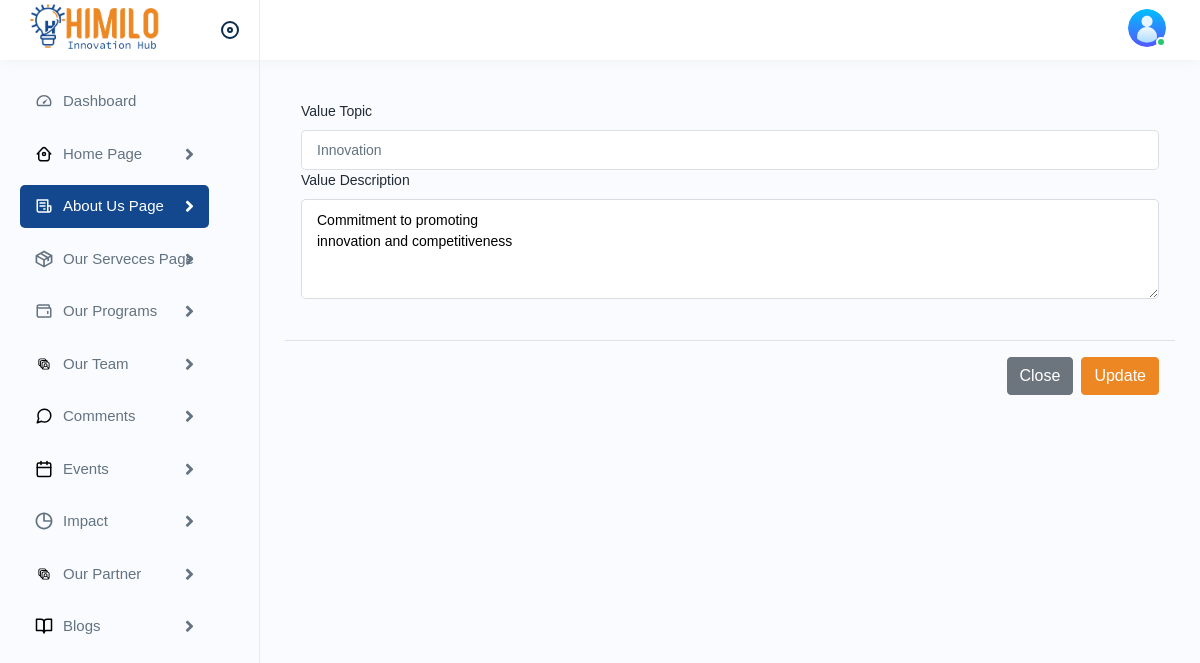
The page /admin/update_val.php?val_id=8 (signed in) on the database its author committed.
### tables this page shows
CREATE TABLE `users` (
  `id` int(11) NOT NULL,
  `user_name` varchar(255) NOT NULL,
  `f_name` varchar(255) NOT NULL,
  `l_name` varchar(255) NOT NULL,
  `image` longtext NOT NULL,
  `email` varchar(255) NOT NULL,
  `phone` varchar(255) NOT NULL,
  `my_password` varchar(255) NOT NULL,
  `create_date` timestamp NOT NULL DEFAULT current_timestamp() ON UPDATE current_timestamp()
);

CREATE TABLE `our_val` (
  `id` int(11) NOT NULL,
  `topic` varchar(255) NOT NULL,
  `val_topic` text NOT NULL,
  `val_text` text NOT NULL,
  `create_date` timestamp NOT NULL DEFAULT current_timestamp() ON UPDATE current_timestamp()
);

### admin/update_val.php (the view, shortened to what this page needs)
<?php
include "conn.php";
?>
<!DOCTYPE html>
<html lang="en">
<head>
<link href="https://cdn.jsdelivr.net/npm/bootstrap@5.1.3/dist/css/bootstrap.min.css" rel="stylesheet">
<link rel="stylesheet" href="assets/css/bootstrap.min.css">
<link rel="stylesheet" href="assets/css/animate.css">
<link rel="stylesheet" href="assets/css/dataTables.bootstrap4.min.css">
<link rel="stylesheet" href="assets/plugins/fontawesome/css/fontawesome.min.css">
<link rel="stylesheet" href="assets/plugins/fontawesome/css/all.min.css">
<link rel="stylesheet" href="assets/css/style.css">
<link rel="stylesheet" href="https://cdn.jsdelivr.net/npm/alertifyjs/build/css/alertify.min.css" />
<link rel="stylesheet" href="https://cdn.jsdelivr.net/npm/alertifyjs/build/css/themes/default.min.css" />
</head>
<body>
<div class="main-wrapper">
<div class="sidebar" id="sidebar">
<div class="sidebar-inner slimscroll">
<div id="sidebar-menu" class="sidebar-menu">
<ul>
<li class="">
<a href="index.php"><img src="assets/img/icons/dashboard.svg" alt="img"><span> Dashboard</span> </a>
</li>
<li class="submenu ">
<a  href="javascript:void(0);"><img src="assets/img/icons/house.svg" alt="img"><span> Home Page</span> <span class="menu-arrow"></span></a>
</li>
<li class="submenu">
<a class="active" href="javascript:void(0);"><img src="assets/img/icons/purchase1.svg" alt="img"><span> About Us Page</span> <span class="menu-arrow"></span></a>
</li>
<li class="submenu">
<a  href="javascript:void(0);"><img src="assets/img/icons/product.svg" alt="img"><span> Our Serveces Page</span> <span class="menu-arrow"></span></a>
</li>
<li class="submenu">
<a href="our_prog.php"><img src="assets/img/icons/expense1.svg" alt="img"><span> Our Programs</span> <span class="menu-arrow"></span></a>
</li>
<li class="submenu">
<a href="javascript:void(0);"><img src="assets/img/icons/users.svg" alt="img"><span> Our Team</span> <span class="menu-arrow"></span></a>
</li>
<li class="submenu">
<a href="javascript:void(0);"><img src="assets/img/icons/coment.svg" alt="img"><span> Comments</span> <span class="menu-arrow"></span></a>
</li>
<li class="submenu">
<a href="javascript:void(0);"><img src="assets/img/icons/calendar.svg" alt="img"><span> Events</span> <span class="menu-arrow"></span></a>
</li>
<li class="submenu">
<a href="javascript:void(0);"><img src="assets/img/icons/time.svg" alt="img"><span>Impact</span> <span class="menu-arrow"></span></a>
</li>
<li class="submenu">
<a href="javascript:void(0);"><img src="assets/img/icons/users.svg" alt="img"><span>Our Partner</span> <span class="menu-arrow"></span></a>
</li>
<li class="submenu">
<a href="javascript:void(0);"><img src="assets/img/icons/book-open.svg" alt="img"><span>Blogs</span> <span class="menu-arrow"></span></a>
</li>
</ul>
</div>
</div>
</div>
<?php
include "header.php";
?>
<div class="page-wrapper">
<div class="content">
<div class="modal-body">
    <?php
    $val_id=$_GET['val_id'];
$select_val=mysqli_query($conn,"SELECT * FROM our_val WHERE id='$val_id'");
if(mysqli_num_rows($select_val)>0)
{
    while($val_row=mysqli_fetch_assoc($select_val))
    {
        $val_topic=$val_row['val_topic'];
$val_text=$val_row['val_text'];
?>
        <form class="form-group" action="val_update.php"  method="post" enctype="multipart/form-data">
        <label for="Main_Topic">Value Topic</label>
          <input value="<?php echo $val_topic ; ?>" class="from-control" name="val_topic"  type="text">
          <label for="Main_Topic">Value Description</label>
          <textarea  class="form-control" name="val_text" id="" cols="30" rows="10"><?php echo $val_text ; ?></textarea>
      </div>
      <div class="modal-footer">
        <a  class="btn btn-secondary" href="our_val.php" >Close</a>
        <button  name="submit" type="submit" class="btn btn-primary">Update</button>
      </div>
      <?php
          }
        }
      ?>
</div></div></div>
</body>
</html>

### admin/header.php (shortened to what this page needs)
<div class="header">
<div class="header-left active">
<a href="#" class="logo">
<img src="assets/img/logo.png" alt="">
</a>
<a id="toggle_btn" href="javascript:void(0);">
</a>
</div>
<ul class="nav user-menu timka">
<li class="nav-item nav-target-me">
</li>
  <?php
$read=mysqli_query($conn,"SELECT * FROM users WHERE id='$_SESSION[user_id]'");
if($rowka=mysqli_num_rows($read)>0){
    while($rowka=mysqli_fetch_assoc($read)){
$img=$rowka['image'];
?>
<li class="nav-item dropdown has-arrow main-drop">
<a href="javascript:void(0);" class="dropdown-toggle nav-link userset" data-bs-toggle="dropdown">
<span class="user-img"><img src="<?php  echo $img ;  ?>" alt="">
<span class="status online"></span></span>
</a>
<?php
   }}
?>
</li>
</ul>
</div>

### admin/header.php (style rules this page uses)
.datetime-info, .nav-target-me { display: flex !important; color: #ec8723; font-weight: bold; justify-content: space-between; margin-top: 10px; margin-right: 30px; }

### rows shown on the page
users: image (placeholder picture)
our_val: val_topic "Innovation", val_text "Commitment to promoting innovation and competitiveness"
